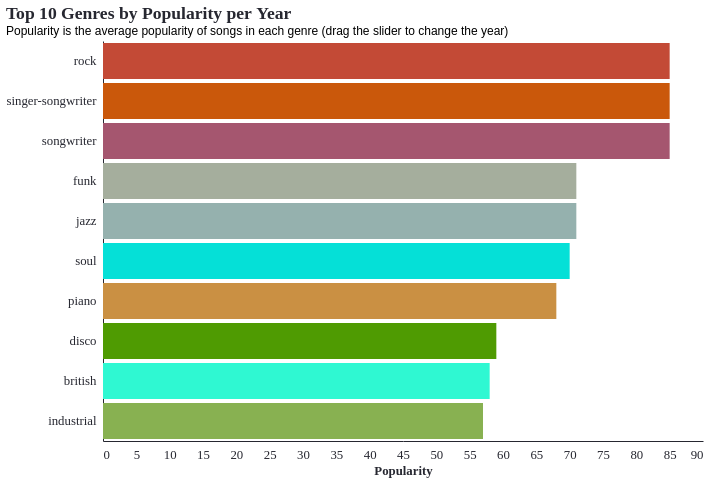

Vega-Lite specification stored for this chart:
### Vega-Lite specification from a JSON file in a GitHub repository (floating-point values rounded to 4 significant figures; data arrays with more than 128 entries replaced by an {"elided": "..."} marker saying what was removed)
{"config": {"arc": {"fill": "#F63366"}, "area": {"fill": "#F63366"}, "circle": {"fill": "#F63366", "stroke": "#262730", "strokeWidth": 0.5}, "line": {"stroke": "#F63366"}, "path": {"stroke": "#F63366"}, "point": {"stroke": "#F63366"}, "rect": {"fill": "#F63366"}, "shape": {"stroke": "#F63366"}, "symbol": {"fill": "#F63366"}, "title": {"font": "IBM Plex Mono", "color": "#262730", "fontSize": 17.6, "anchor": "start"}, "subtitle": {"font": "IBM Plex Mono", "color": "#262730", "fontSize": 18, "anchor": "start"}, "axis": {"titleFont": "IBM Plex Mono", "titleColor": "#262730", "titleFontSize": 12.8, "labelFont": "IBM Plex Mono", "labelColor": "#262730", "labelFontSize": 12.8, "gridColor": "#f0f2f6", "domainColor": "#262730", "tickColor": "#fff", "grid": false}, "header": {"labelFont": "IBM Plex Mono", "titleFont": "IBM Plex Mono", "labelFontSize": 16, "titleFontSize": 16}, "legend": {"titleFont": "IBM Plex Mono", "titleColor": "#262730", "titleFontSize": 12.8, "labelFont": "IBM Plex Mono", "labelColor": "#262730", "labelFontSize": 12.8}, "range": {"category": ["#fcca46", "#fe7f2d", "#233d4d", "#a1c181", "#717744", "#00798c"], "diverging": ["#850018", "#cd1549", "#f6618d", "#fbafc4", "#f5f5f5", "#93c5fe", "#5091e6", "#1d5ebd", "#002f84"], "heatmap": ["#ffb5d4", "#ff97b8", "#ff7499", "#fc4c78", "#ec245f", "#d2004b", "#b10034", "#91001f", "#720008"], "ramp": ["#ffb5d4", "#ff97b8", "#ff7499", "#fc4c78", "#ec245f", "#d2004b", "#b10034", "#91001f", "#720008"], "ordinal": ["#ffb5d4", "#ff97b8", "#ff7499", "#fc4c78", "#ec245f", "#d2004b", "#b10034", "#91001f", "#720008"]}, "view": {"strokeWidth": 0}}, "data": {"name": "data-b347aa60f741c99a34a17cecd7b321b3"}, "mark": {"type": "bar"}, "encoding": {"color": {"field": "track_genre", "legend": null, "scale": {"domain": ["acoustic", "afrobeat", "alt-rock", "alternative", "ambient", "anime", "black-metal", "bluegrass", "blues", "brazil", "breakbeat", "british", "cantopop", "chicago-house", "children", "chill", "classical", "club", "comedy", "country", "dance", "dancehall", "death-metal", "deep-house", "detroit-techno", "disco", "disney", "drum-and-bass", "dub", "dubstep", "edm", "electro", "electronic", "emo", "folk", "forro", "french", "funk", "garage", "german", "gospel", "goth", "grindcore", "groove", "grunge", "guitar", "happy", "hard-rock", "hardcore", "hardstyle", "heavy-metal", "hip-hop", "honky-tonk", "house", "idm", "indian", "indie-pop", "indie", "industrial", "iranian", "j-dance", "j-idol", "j-pop", "j-rock", "jazz", "k-pop", "kids", "latin", "latino", "malay", "mandopop", "metal", "metalcore", "minimal-techno", "mpb", "new-age", "opera", "pagode", "party", "piano", "pop-film", "pop", "power-pop", "progressive-house", "psych-rock", "punk-rock", "punk", "r-n-b", "reggae", "reggaeton", "rock-n-roll", "rock", "rockabilly", "romance", "sad", "salsa", "samba", "sertanejo", "show-tunes", "singer-songwriter", "ska", "sleep", "songwriter", "soul", "spanish", "study", "swedish", "synth-pop", "tango", "techno", "trance", "trip-hop", "turkish", "world-music"], "range": ["#BDA69F", "#0cce35", "#8cd0a4", "#7d6277", "#7248ad", "#477183", "#347a3f", "#2c833f", "#3D71A9", "#1045d1", "#0f4194", "#2ff8d2", "#6ff151", "#771f54", "#0d961f", "#002C5C", "#d6cb4d", "#70dd97", "#e5feba", "#8e6f03", "#4D8076", "#51bedd", "#d860ea", "#ae3550", "#8e4527", "#4f9b02", "#6e3d9a", "#ac561e", "#3454e7", "#2f7c62", "#c285d4", "#3184cf", "#b7cc25", "#b01af6", "#876f47", "#163f22", "#eb39bc", "#A5AE9D", "#c1cf42", "#28587f", "#961b76", "#b92839", "#6273a6", "#239cbb", "#17764b", "#74af15", "#942aa8", "#700000", "#77305d", "#33b675", "#c29fe7", "#8e528e", "#e82565", "#bacb48", "#534765", "#bd885c", "#4B4453", "#6b4481", "#88b151", "#248ede", "#579f7c", "#7d57db", "#53a97d", "#3E4756", "#95B1AE", "#845EC2", "#707166", "#FEFEDF", "#D5CABD", "#7545c9", "#106f71", "#444232", "#cd6578", "#891555", "#21e379", "#6c05f1", "#a11d75", "#6cdd62", "#ff9b3d", "#ca9043", "#eaeea1", "#B39CD0", "#879e5f", "#477da0", "#708600", "#868611", "#db5bad", "#cc7e39", "#b95799", "#FFD38B", "#46d36b", "#C34A36", "#2e8bad", "#181fa3", "#3823ee", "#4e4137", "#E1D376", "#d82559", "#2086b4", "#CA580B", "#c3639a", "#efa43c", "#A5566F", "#05e0d7", "#3aa686", "#889d4f", "#ae2b7a", "#391d5d", "#9645a6", "#de998d", "#50fa0d", "#e84e79", "#01a95e", "#86daed"]}, "type": "nominal"}, "tooltip": [{"field": "track_genre", "title": "Genre", "type": "nominal"}, {"field": "avg_popularity", "format": ".2f", "title": "Popularity", "type": "quantitative"}, {"field": "top_tracks", "title": "Top Songs", "type": "nominal"}], "x": {"field": "avg_popularity", "title": "Popularity", "type": "quantitative"}, "y": {"axis": {"labelLimit": 150}, "field": "track_genre", "sort": "-x", "title": null, "type": "nominal"}}, "height": 400, "params": [{"name": "year_selector", "bind": {"input": "range", "max": 2022, "min": 1985, "name": "Year:", "step": 1}, "value": 1985}], "title": {"text": ["Top 10 Genres by Popularity per Year"], "anchor": "start", "subtitle": ["Popularity is the average popularity of songs in each genre (drag the slider to change the year)"]}, "transform": [{"filter": "(datum.release_year === year_selector)"}, {"window": [{"op": "rank", "field": "avg_popularity", "as": "rank"}], "groupby": ["release_year"], "sort": [{"field": "avg_popularity", "order": "descending"}]}, {"filter": "datum.rank <= 10"}], "width": 600, "$schema": "https://vega.github.io/schema/vega-lite/v5.20.1.json", "datasets": {"data-b347aa60f741c99a34a17cecd7b321b3": {"elided": "3492 records"}}}
